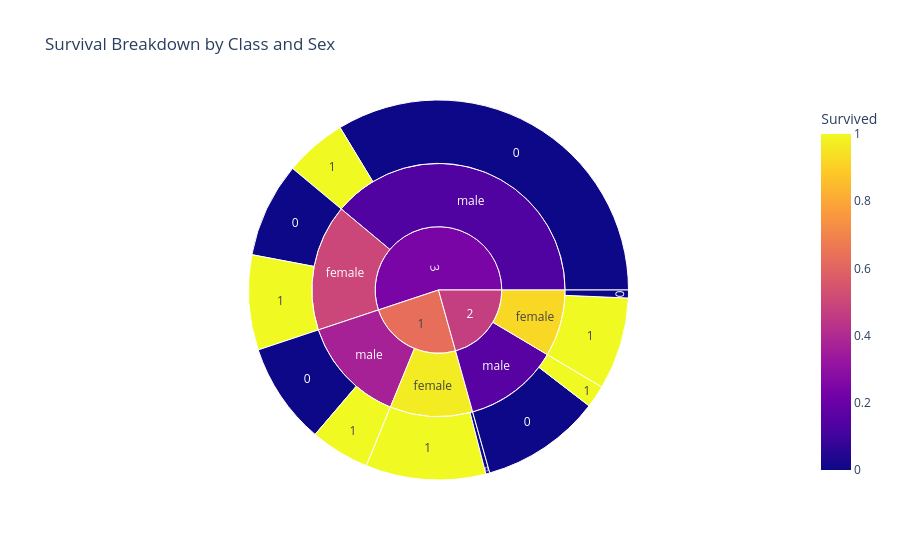

This figure's notebook cell:
### Code cell
df_hierarhy = df.groupby(['Pclass', 'Sex', 'Survived']).size().reset_index(name='count')

display(df_hierarhy)
fig = px.sunburst(df_hierarhy, path=['Pclass', 'Sex', 'Survived'], values='count', color='Survived', color_discrete_map={0: 'red', 1: 'green'}, title="Survival Breakdown by Class and Sex")
fig.show()

### Figure 1 — Plotly figure (JSON) as saved in the notebook; plotly's stock layout.template omitted (floating-point values rounded to 4 significant figures)
{"data": [{"branchvalues": "total", "customdata": [[0.0], [1.0], [0.0], [1.0], [0.0], [1.0], [0.0], [1.0], [0.0], [1.0], [0.0], [1.0], [0.9681], [0.3689], [0.9211], [0.1574], [0.5], [0.1354], [0.6296], [0.4728], [0.2424]], "domain": {"x": [0, 1], "y": [0, 1]}, "hovertemplate": "labels=%{label}<br>count=%{value}<br>parent=%{parent}<br>id=%{id}<br>Survived=%{color}<extra></extra>", "ids": ["1/female/0", "1/female/1", "1/male/0", "1/male/1", "2/female/0", "2/female/1", "2/male/0", "2/male/1", "3/female/0", "3/female/1", "3/male/0", "3/male/1", "1/female", "1/male", "2/female", "2/male", "3/female", "3/male", "1", "2", "3"], "labels": ["0", "1", "0", "1", "0", "1", "0", "1", "0", "1", "0", "1", "female", "male", "female", "male", "female", "male", "1", "2", "3"], "marker": {"coloraxis": "coloraxis", "colors": [0.0, 1.0, 0.0, 1.0, 0.0, 1.0, 0.0, 1.0, 0.0, 1.0, 0.0, 1.0, 0.9681, 0.3689, 0.9211, 0.1574, 0.5, 0.1354, 0.6296, 0.4728, 0.2424]}, "name": "", "parents": ["1/female", "1/female", "1/male", "1/male", "2/female", "2/female", "2/male", "2/male", "3/female", "3/female", "3/male", "3/male", "1", "1", "2", "2", "3", "3", "", "", ""], "type": "sunburst", "values": [3.0, 91.0, 77.0, 45.0, 6.0, 70.0, 91.0, 17.0, 72.0, 72.0, 300.0, 47.0, 94.0, 122.0, 76.0, 108.0, 144.0, 347.0, 216.0, 184.0, 491.0]}], "layout": {"coloraxis": {"colorbar": {"title": {"text": "Survived"}}, "colorscale": [[0, "#0d0887"], [0.1111, "#46039f"], [0.2222, "#7201a8"], [0.3333, "#9c179e"], [0.4444, "#bd3786"], [0.5556, "#d8576b"], [0.6667, "#ed7953"], [0.7778, "#fb9f3a"], [0.8889, "#fdca26"], [1, "#f0f921"]]}, "legend": {"tracegroupgap": 0}, "title": {"text": "Survival Breakdown by Class and Sex"}}}
